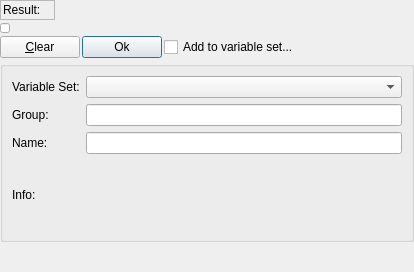
<?xml version="1.0" encoding="UTF-8"?>
<ui version="4.0">
 <class>DlgExpressionInput</class>
 <widget class="QDialog" name="DlgExpressionInput">
  <property name="geometry">
   <rect>
    <x>0</x>
    <y>0</y>
    <width>414</width>
    <height>272</height>
   </rect>
  </property>
  <property name="sizePolicy">
   <sizepolicy hsizetype="Expanding" vsizetype="Preferred">
    <horstretch>0</horstretch>
    <verstretch>0</verstretch>
   </sizepolicy>
  </property>
  <property name="minimumSize">
   <size>
    <width>300</width>
    <height>0</height>
   </size>
  </property>
  <property name="windowTitle">
   <string>Expression editor</string>
  </property>
  <layout class="QVBoxLayout" name="verticalLayout">
   <property name="spacing">
    <number>3</number>
   </property>
   <property name="margin" stdset="0">
    <number>0</number>
   </property>
   <item>
    <layout class="QHBoxLayout" name="horizontalLayout_2">
     <item>
      <layout class="QVBoxLayout" name="verticalLayout_2">
       <property name="spacing">
        <number>0</number>
       </property>
       <property name="margin" stdset="0">
        <number>0</number>
       </property>
       <item>
        <widget class="QFrame" name="ctrlArea">
         <property name="autoFillBackground">
          <bool>true</bool>
         </property>
         <property name="frameShape">
          <enum>QFrame::StyledPanel</enum>
         </property>
         <property name="frameShadow">
          <enum>QFrame::Raised</enum>
         </property>
         <layout class="QHBoxLayout" name="horizontalLayout_4">
          <property name="spacing">
           <number>4</number>
          </property>
          <property name="margin" stdset="0">
           <number>2</number>
          </property>
          <item>
           <widget class="QLabel" name="label">
            <property name="text">
             <string>Result:</string>
            </property>
           </widget>
          </item>
          <item>
           <widget class="QLabel" name="msg">
            <property name="palette">
             <palette>
              <active>
               <colorrole role="Text">
                <brush brushstyle="SolidPattern">
                 <color alpha="255">
                  <red>255</red>
                  <green>0</green>
                  <blue>0</blue>
                 </color>
                </brush>
               </colorrole>
              </active>
              <inactive>
               <colorrole role="Text">
                <brush brushstyle="SolidPattern">
                 <color alpha="255">
                  <red>255</red>
                  <green>0</green>
                  <blue>0</blue>
                 </color>
                </brush>
               </colorrole>
              </inactive>
              <disabled>
               <colorrole role="Text">
                <brush brushstyle="SolidPattern">
                 <color alpha="255">
                  <red>190</red>
                  <green>190</green>
                  <blue>190</blue>
                 </color>
                </brush>
               </colorrole>
              </disabled>
             </palette>
            </property>
            <property name="text">
             <string/>
            </property>
           </widget>
          </item>
         </layout>
        </widget>
       </item>
      </layout>
     </item>
     <item>
      <spacer name="horizontalSpacer">
       <property name="orientation">
        <enum>Qt::Horizontal</enum>
       </property>
       <property name="sizeHint" stdset="0">
        <size>
         <width>0</width>
         <height>20</height>
        </size>
       </property>
      </spacer>
     </item>
    </layout>
   </item>
   <item>
    <layout class="QHBoxLayout" name="horizontalLayout_5">
     <item>
      <widget class="Gui::ExpressionLineEdit" name="expression">
       <property name="sizePolicy">
        <sizepolicy hsizetype="Ignored" vsizetype="Ignored">
         <horstretch>0</horstretch>
         <verstretch>0</verstretch>
        </sizepolicy>
       </property>
       <property name="minimumSize">
        <size>
         <width>10</width>
         <height>10</height>
        </size>
       </property>
      </widget>
     </item>
     <item>
      <spacer name="horizontalSpacer_3">
       <property name="orientation">
        <enum>Qt::Horizontal</enum>
       </property>
       <property name="sizeHint" stdset="0">
        <size>
         <width>0</width>
         <height>2</height>
        </size>
       </property>
      </spacer>
     </item>
    </layout>
   </item>
   <item>
    <layout class="QHBoxLayout" name="horizontalLayout_3">
     <item>
      <layout class="QHBoxLayout" name="horizontalLayout">
       <property name="spacing">
        <number>2</number>
       </property>
       <item>
        <widget class="QPushButton" name="discardBtn">
         <property name="toolTip">
          <string>Revert to last calculated value (as constant)</string>
         </property>
         <property name="text">
          <string>&amp;Clear</string>
         </property>
         <property name="autoDefault">
          <bool>true</bool>
         </property>
         <property name="default">
          <bool>false</bool>
         </property>
        </widget>
       </item>
       <item>
        <widget class="QPushButton" name="okBtn">
         <property name="text">
          <string>Ok</string>
         </property>
         <property name="autoDefault">
          <bool>true</bool>
         </property>
         <property name="default">
          <bool>true</bool>
         </property>
        </widget>
       </item>
       <item>
        <widget class="QCheckBox" name="checkBoxVarSets">
         <property name="text">
          <string>Add to variable set...</string>
         </property>
        </widget>
       </item>
      </layout>
     </item>
     <item>
      <spacer name="horizontalSpacer_2">
       <property name="orientation">
        <enum>Qt::Horizontal</enum>
       </property>
       <property name="sizeHint" stdset="0">
        <size>
         <width>0</width>
         <height>20</height>
        </size>
       </property>
      </spacer>
     </item>
    </layout>
   </item>
   <item>
    <widget class="QGroupBox" name="groupBoxVarSets">
     <property name="title">
      <string/>
     </property>
     <layout class="QHBoxLayout" name="horizontalLayout_8">
      <item>
       <layout class="QGridLayout" name="gridLayoutVarSets">
        <item row="1" column="2">
         <widget class="QLineEdit" name="lineEditGroup"/>
        </item>
        <item row="1" column="0">
         <widget class="QLabel" name="labelGroup">
          <property name="text">
           <string>Group:</string>
          </property>
         </widget>
        </item>
        <item row="3" column="2">
         <widget class="QLabel" name="labelInfoActive">
          <property name="sizePolicy">
           <sizepolicy hsizetype="Preferred" vsizetype="Preferred">
            <horstretch>0</horstretch>
            <verstretch>0</verstretch>
           </sizepolicy>
          </property>
          <property name="minimumSize">
           <size>
            <width>0</width>
            <height>70</height>
           </size>
          </property>
          <property name="text">
           <string/>
          </property>
         </widget>
        </item>
        <item row="0" column="0">
         <widget class="QLabel" name="labelVarSet">
          <property name="text">
           <string>Variable Set:</string>
          </property>
         </widget>
        </item>
        <item row="0" column="2">
         <widget class="QComboBox" name="comboBoxVarSet"/>
        </item>
        <item row="3" column="0">
         <widget class="QLabel" name="labelInfo">
          <property name="text">
           <string>Info:</string>
          </property>
         </widget>
        </item>
        <item row="2" column="0">
         <widget class="QLabel" name="LabelPropNew">
          <property name="text">
           <string>Name:</string>
          </property>
         </widget>
        </item>
        <item row="2" column="2">
         <widget class="QLineEdit" name="lineEditPropNew">
          <property name="sizePolicy">
           <sizepolicy hsizetype="Expanding" vsizetype="Preferred">
            <horstretch>0</horstretch>
            <verstretch>0</verstretch>
           </sizepolicy>
          </property>
         </widget>
        </item>
       </layout>
      </item>
     </layout>
    </widget>
   </item>
   <item>
    <spacer name="verticalSpacer">
     <property name="orientation">
      <enum>Qt::Vertical</enum>
     </property>
     <property name="sizeHint" stdset="0">
      <size>
       <width>20</width>
       <height>0</height>
      </size>
     </property>
    </spacer>
   </item>
  </layout>
 </widget>
 <customwidgets>
  <customwidget>
   <class>Gui::ExpressionLineEdit</class>
   <extends>QLineEdit</extends>
   <header>ExpressionCompleter.h</header>
  </customwidget>
 </customwidgets>
 <tabstops>
  <tabstop>expression</tabstop>
  <tabstop>okBtn</tabstop>
  <tabstop>discardBtn</tabstop>
  <tabstop>checkBoxVarSets</tabstop>
 </tabstops>
 <resources/>
 <connections>
  <connection>
   <sender>okBtn</sender>
   <signal>clicked()</signal>
   <receiver>DlgExpressionInput</receiver>
   <slot>accept()</slot>
   <hints>
    <hint type="sourcelabel">
     <x>275</x>
     <y>94</y>
    </hint>
    <hint type="destinationlabel">
     <x>310</x>
     <y>63</y>
    </hint>
   </hints>
  </connection>
 </connections>
</ui>
